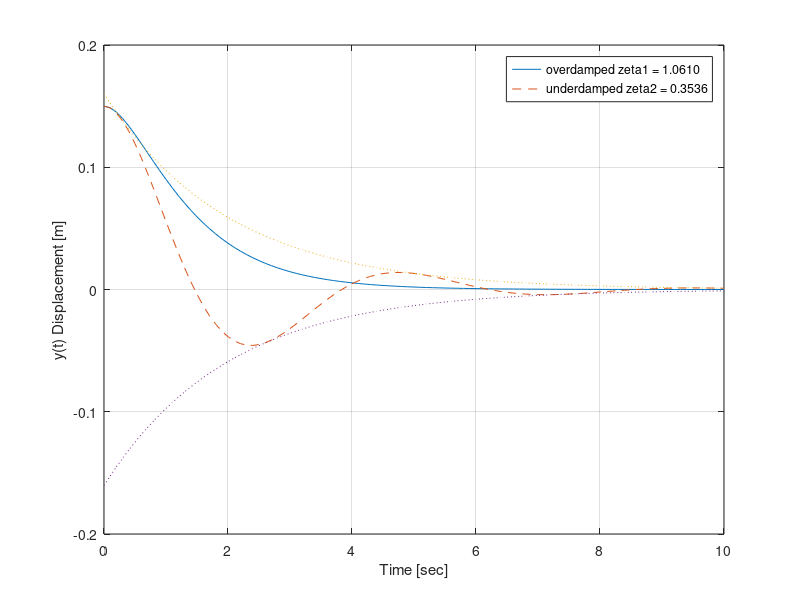

Source code (MATLAB): (Note: this script raises an error after producing the figure.)
% Chapter 2: Figure 2.38, p. 81
%   Unforced Response to an Initial Condition
%   Generates Figure 2.39: Spring-mass-damper unforced response.
%
y0=0.15; wn=sqrt(2);
zeta1=3/(2*sqrt(2)); zeta2=1/(2*sqrt(2));
t=[0:0.1:10];
%
t1=acos(zeta1)*ones(1,length(t));
t2=acos(zeta2)*ones(1,length(t));
c1=(y0/sqrt(1-zeta1^2));c2=(y0/sqrt(1-zeta2^2));
y1=c1*exp(-zeta1*wn*t).*sin(wn*sqrt(1-zeta1^2)*t+t1);
y2=c2*exp(-zeta2*wn*t).*sin(wn*sqrt(1-zeta2^2)*t+t2);
%
% Boundary Functions 
%
bu=c2*exp(-zeta2*wn*t);bl=-bu; 
%
% Plot Unforced Response 
%
plot(t,y1,'-',t,y2,'--',t,bu,':',t,bl,':')
legend('overdamped zeta1 = 1.0610','underdamped zeta2 = 0.3536')
grid
xlabel('Time [sec]')
ylabel('y(t) Displacement [m]')
text(0.2,0.85,['overdamped  zeta1=',num2str(zeta1),...
'- solid'],'sc')
text(0.2,0.80,['underdamped zeta2=',num2str(zeta2),...
'- dashed'],'sc')
